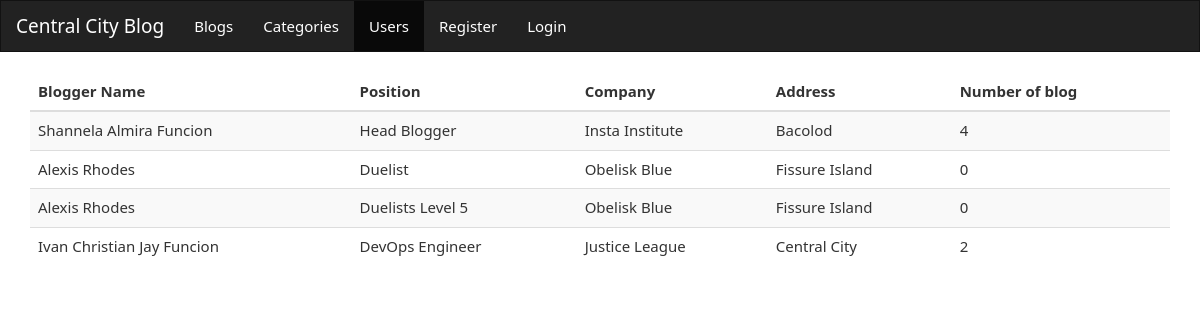
The page /index.php/main/users on the database its author committed.
### tables this page shows
CREATE TABLE `tbl_users` (
  `user_id` int(11) NOT NULL,
  `blogger_name` varchar(85) NOT NULL,
  `position` varchar(45) NOT NULL,
  `company` varchar(100) NOT NULL,
  `address` varchar(45) NOT NULL,
  `username` varchar(45) NOT NULL,
  `password` varchar(45) NOT NULL
);

### application/controllers/Main.php (called while the page is built, shortened)
<?php
class Main extends CI_Controller {
	function __construct() {
        $this->load->model('user_management_model');
        $this->load->model('category_and_blog_management_model');
    }
    public function users(){
        $data['all_bloggers'] = $this->user_management_model->get_all_blogger();
        $this->load->view('home_folder/users',$data);
    }
}

### index.php (called while the page is built, shortened)
<?php
require_once BASEPATH.'core/CodeIgniter.php';

### application/models/User_Management_Model.php (called while the page is built, shortened)
<?php if ( ! defined('BASEPATH')) exit('No direct script access allowed');
class User_Management_Model extends CI_Model {
    public function get_all_blogger(){
        $this->db->select('*');
        $this->db->from('tbl_users');
        $this->db->order_by('user_id','DESC');
        $query = $this->db->get();
        $result_set = $query->result();
        return $result_set;
    }
}
?>

### application/models/Category_And_Blog_Management_Model.php (called while the page is built, shortened)
<?php if ( ! defined('BASEPATH')) exit('No direct script access allowed');
class Category_And_Blog_Management_Model extends CI_Model {
    public function count_blog_by_blogger($user_id){
        $result_set = $this->db->query('SELECT COUNT(*) AS "count_all" FROM blog WHERE blog_post_user =' . $user_id);
        return $result_set->result();
    }
}
?>

### application/views/home_folder/users.php (the view, shortened to what this page needs)
<?php $this->load->view('includes/header');?>
<?php $this->load->view('includes/navigation');?>
<body id="user">
	<div class="container">
		<div class="row">
			<div class="col-md-12">
				 <table class="table table-striped" id="bloggers">
		                <thead>
		                    <tr>
		                        <th>Blogger Name</th>
		                        <th>Position</th>
		                        <th>Company</th>
		                        <th>Address</th>
		                        <th/>Number of blog</th>
		                    </tr>
		                </thead>
		                <tbody id="show_bloggers">
		                	  <?php foreach($all_bloggers as $bloggers):?>
			                    <tr>
			                    	<td><?php echo $bloggers->blogger_name?></td>
			                    	<td><?php echo $bloggers->position?></td>
			                    	<td><?php echo $bloggers->company?></td>
			                    	<td><?php echo $bloggers->address?></td>
			                    	<?php $num_blogs = $this->category_and_blog_management_model->count_blog_by_blogger($bloggers->user_id);
			                    	?>
			                    	<?php foreach($num_blogs as $num_blog):?>
			                    	<td><?php echo $num_blog->count_all;?></td>
			                    <?php endforeach;?>
			                    </tr>
			                <?php endforeach; ?>
		                </tbody>
	            </table>
			</div>
		</div>
	</div>
<?php $this->load->view('includes/footer');?>

### application/views/includes/header.php (shortened to what this page needs)
<!DOCTYPE html>
<html>
<head>
	<link rel="stylesheet"  href="<?php echo site_url()?>assets/css/bootstrap.min.css">
</head>

### application/views/includes/navigation.php (shortened to what this page needs)
<nav class="navbar navbar-default">
	  <div class="container-fluid">
	    <div class="navbar-header">
	      <a class="navbar-brand" href="<?php echo site_url();?>">Central City Blog</a>
	    </div>
	    <div class="collapse navbar-collapse" id="bs-example-navbar-collapse-1">
	      <ul class="nav navbar-nav" id="nav">
	        <li><a href="<?php  echo site_url()?>blogs">Blogs</a></li>
	        <li><a href="<?php  echo site_url()?>categories">Categories</a></li>
	        <li><a href="<?php  echo site_url()?>users">Users</a></li>
			<?php if($this->session->userdata('is_loggedin')){?>
				<?php foreach($blogger_detail as $detail){
					$blogger_name = $detail->blogger_name;
				}?>
				<li><a href="<?php  echo site_url()?>main/edit_user_detail" title="<?php echo $blogger_name;?>" data-tooltip="tooltip" data-placement="bottom">Your Account</a></li>
				<li><a href="<?php  echo site_url()?>main/your_blog" title="" data-tooltip="tooltip" >Your Blog</a></li>
				<li><a href="<?php  echo site_url()?>main/logout">Logout</a></li>
			<?php }else{ ?>
			<li><a href="<?php  echo site_url()?>register">Register</a></li>
			<li><a href="<?php  echo site_url()?>login">Login</a></li>
			<?php }?>
	      </ul>
	    </div>
	  </div>
	</nav>

### application/views/includes/footer.php (shortened to what this page needs)
</body>
</html>

### rows shown on the page
tbl_users: blogger_name "Shannela Almira Funcion", position "Head Blogger", company "Insta Institute", address "Bacolod", count_all "4"
tbl_users: blogger_name "Alexis Rhodes", position "Duelist", company "Obelisk Blue", address "Fissure Island", count_all "0"
tbl_users: blogger_name "Alexis Rhodes", position "Duelists Level 5", company "Obelisk Blue", address "Fissure Island", count_all "0"
tbl_users: blogger_name "Ivan Christian Jay Funcion", position "DevOps Engineer", company "Justice League", address "Central City", count_all "2"
